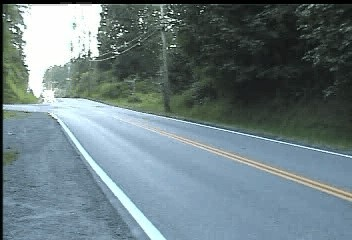
%> input picture MATLAB优化算法案例分析与应用（进阶篇）1-10章程序下载/第2章/1.jpg, 352 x 240 px
$ octave ysw2_1.m   (GNU Octave 9; MATLAB toolbox functions it lacks are replaced by stand-ins)
%> lines starting %> are read from the running program, lines starting %| are printed output that depends on the picture
clc,clear,close all
warning off
im1 = imread('1.jpg');  im1 = im2double(im1);
%> further down, im1 is the input picture: size 240x352x3 uint8; mean R, G, B 107.3, 124.7, 129
im2 = imread('30.jpg'); im2 = im2double(im2);
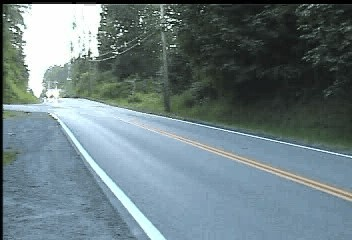
%> input picture MATLAB优化算法案例分析与应用（进阶篇）1-10章程序下载/第2章/30.jpg, 352 x 240 px
%> further down, im2 is the input picture: size 240x352x3 uint8; mean R, G, B 107.2, 124.6, 128.9
im3 = imread('60.jpg'); im3 = im2double(im3);
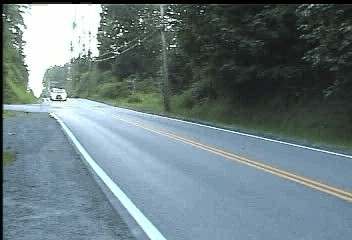
%> input picture MATLAB优化算法案例分析与应用（进阶篇）1-10章程序下载/第2章/60.jpg, 352 x 240 px
%> further down, im3 is the input picture: size 240x352x3 uint8; mean R, G, B 107, 124.3, 128.8
im4 = imread('80.jpg'); im4 = im2double(im4);
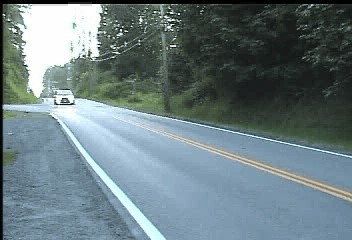
%> input picture MATLAB优化算法案例分析与应用（进阶篇）1-10章程序下载/第2章/80.jpg, 352 x 240 px
%> further down, im4 is the input picture: size 240x352x3 uint8; mean R, G, B 106.7, 124.2, 128.5
im5 = (im1+im2+im3+im4)/4;
figure,imshow(im5,[])
